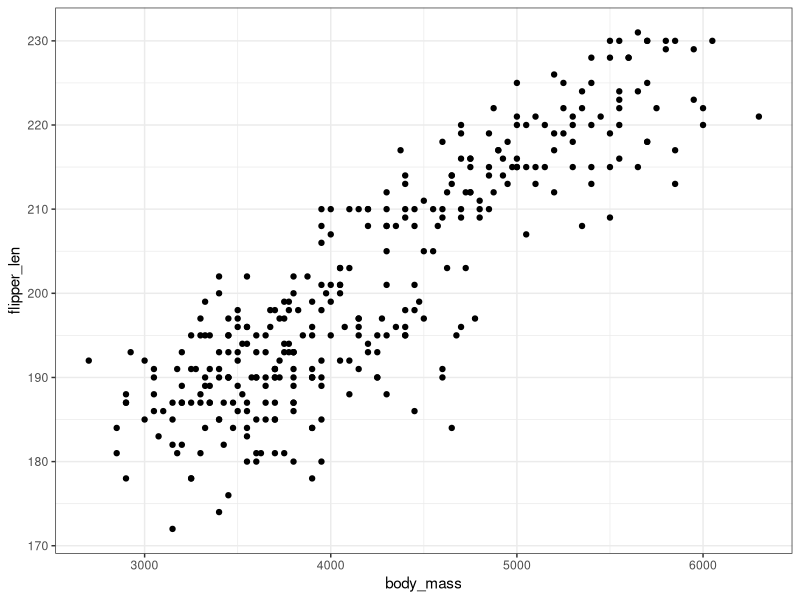
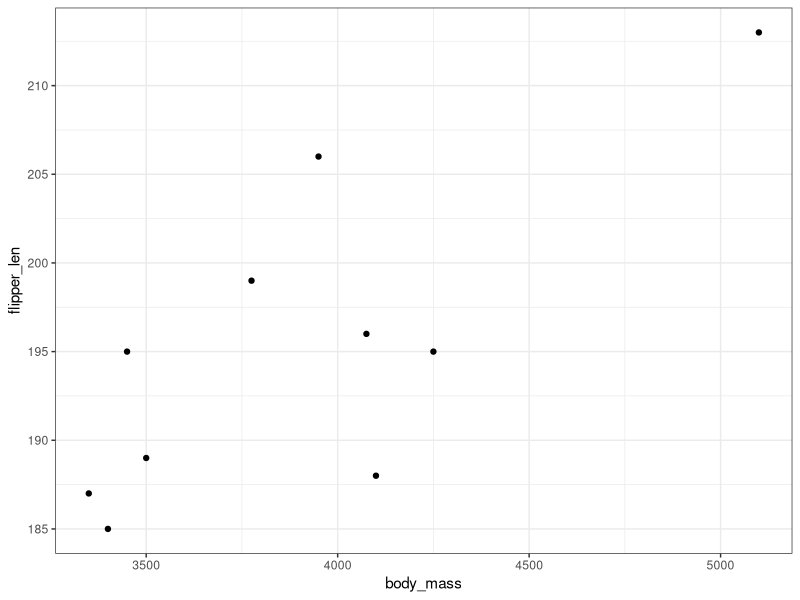
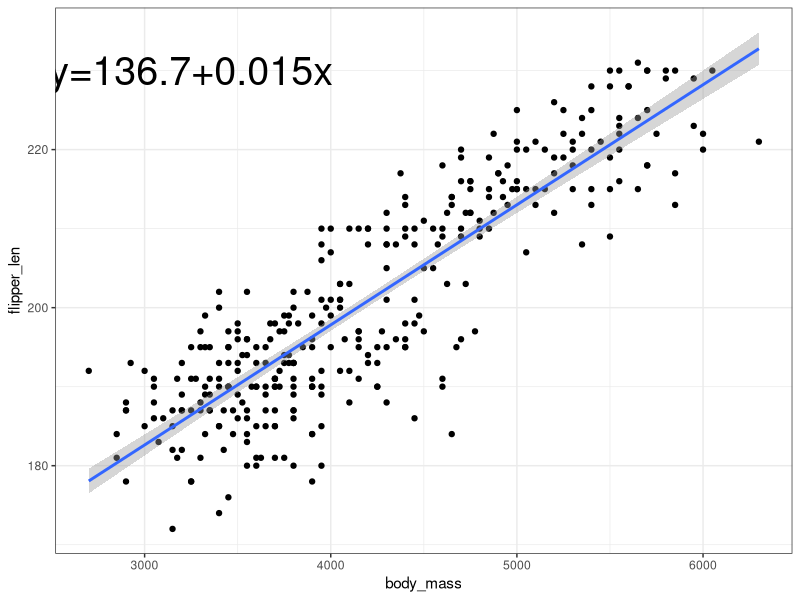

R code for these plots, in order:
## ---- chunk 1
#| label: setup
library(tidyverse)
penguins <- penguins |> drop_na()
## ---- chunk 2
ggplot(penguins, aes(y = flipper_len, x = body_mass)) +
  geom_point() + theme_bw()
## ---- chunk 3
ggplot(sample_n(penguins,10), aes(y = flipper_len, x = body_mass)) +
  geom_point() + theme_bw()
## ---- chunk 4
penguins |> 
  ggplot(aes(y = flipper_len, x = body_mass)) +
    geom_point() + 
    geom_smooth(method = "lm") +
    theme_bw() + 
    annotate("text", label = "y=136.7+0.015x", x=3250, y=230, size = 10)
